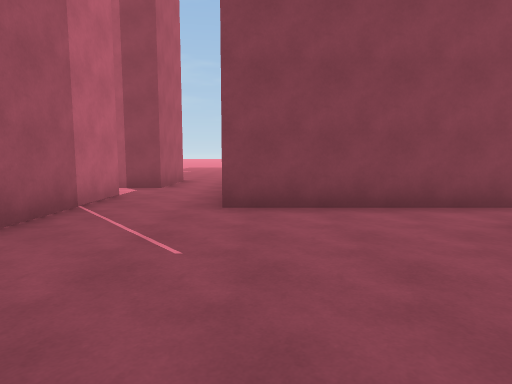
View 1 (above)

18 first-person views from a walk through a scene from a Unity 3-D project. The camera is 1.5 m above the floor, tilts 6° down and sees 75° across. Doors are open. The floor is counted in squares, 2 m on a side. Each view is taken from the middle of a square. On the plan, view 1 faces up. The plan holds only what a view shows up to about 11 squares ahead; the rest is blank. The place goes on beyond the plan. Some animated figures are not drawn.

View 2
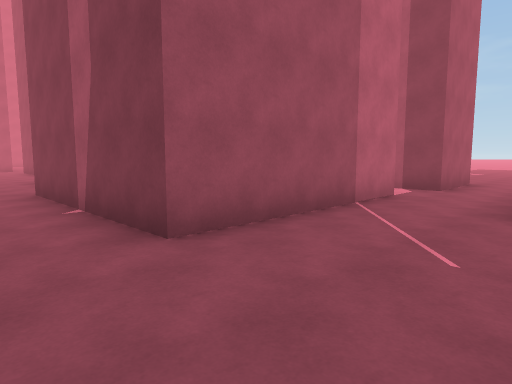

View 3
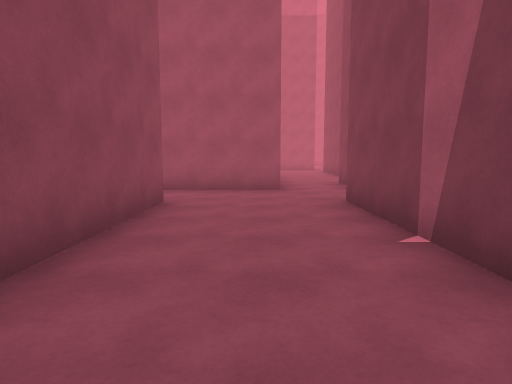

View 4
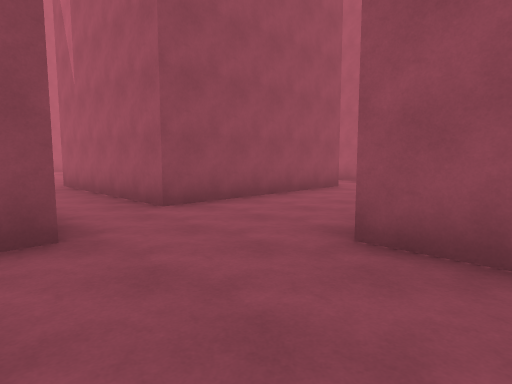

View 5
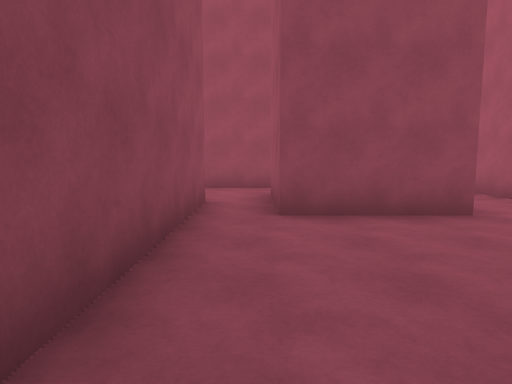

View 6
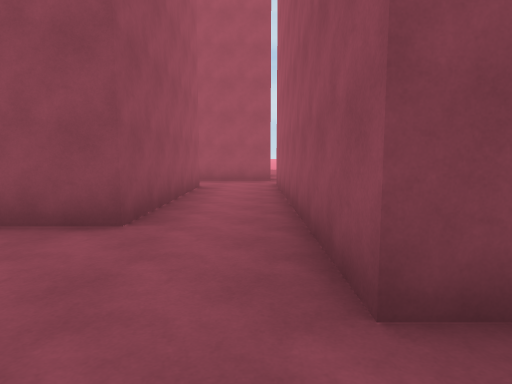

View 7
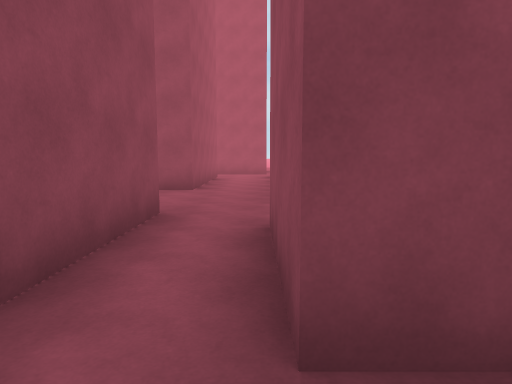

View 8
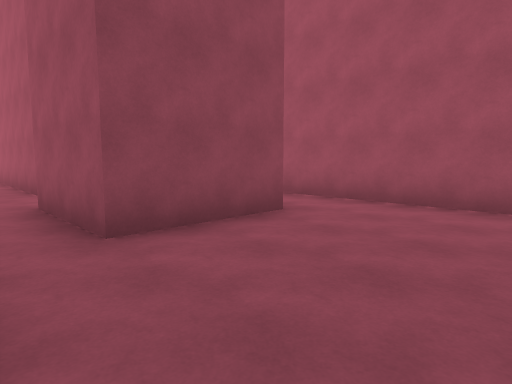

View 9
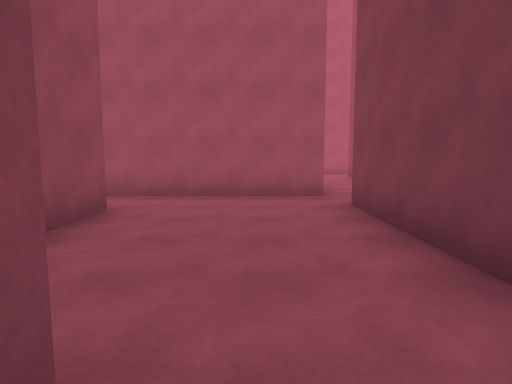

View 10
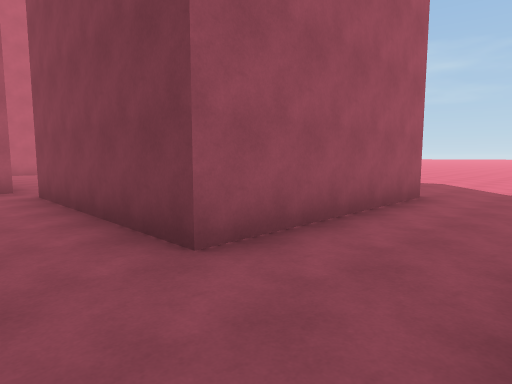

View 11
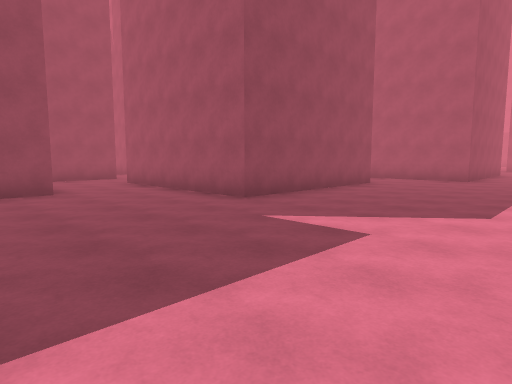

View 12
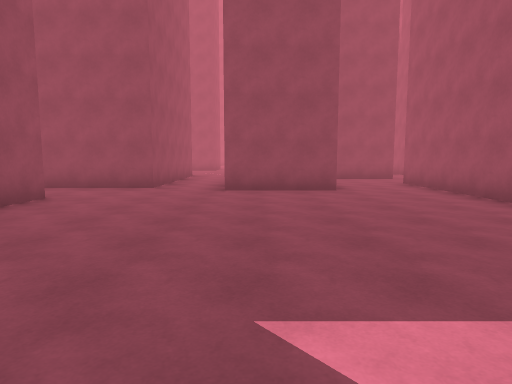

View 13
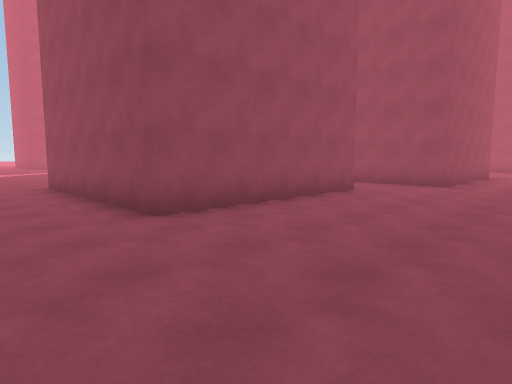

View 14
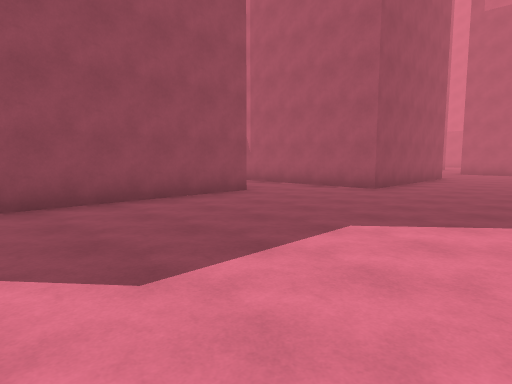

View 15
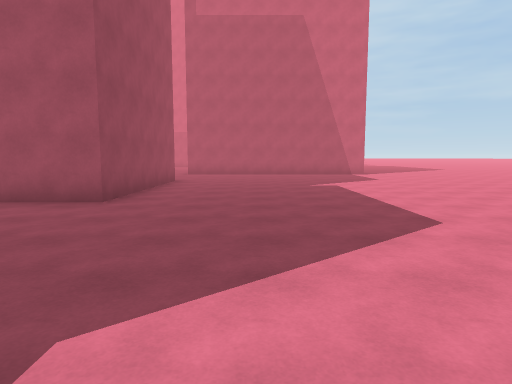

View 16
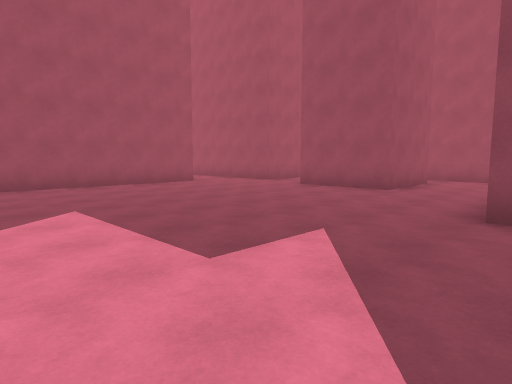

View 17
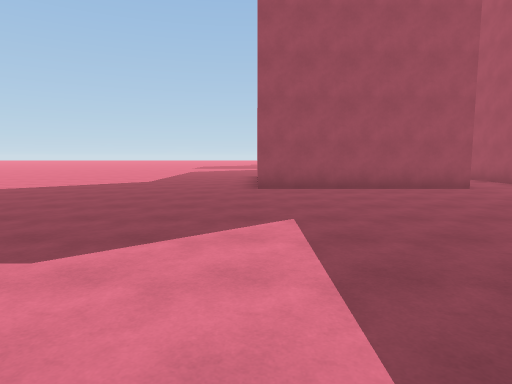

View 18
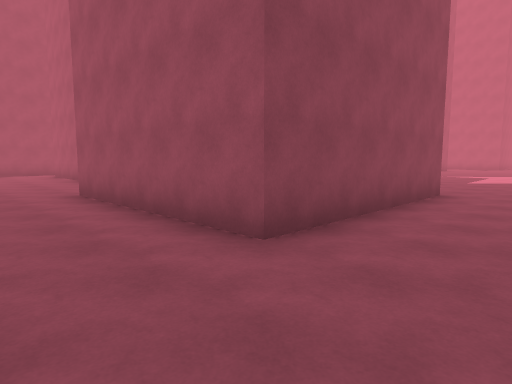

### Floor plan
Points are (right, up) in squares from view 1. A wall is a line through its corners. A room is listed if a view was taken in it or the views show most of it. See-through windows are left out.
Room 1 (views 1, 2, 3, 4, 5, 6, 7, 8, 9)
walls: (-9.6, 0.6) (-9.6, -6.8); (-2.7, 4.6) (-2.7, 1.6) (-7.7, 1.6) (-7.7, 4.4); (-0.9, -0.2) (1.7, -0.2); (-7.8, 6.6) (-6.6, 6.6); (-11.8, 4.9) (-9.2, 4.9) (-9.2, 2.4); (-7.2, 8.5) (-12.2, 8.5); (-7.7, -6.6) (-7.7, -1.5) (-2.7, -1.5); (2.8, -0.4) (2.8, 3); (2.4, 4.9) (-0.5, 4.9); (-8.5, -8.4) (-7.1, -8.4); (-13.4, 8.4) (-13.4, 5.4)
ways out: opening at (-6.5, 7.5) to room 2; opening at (-1.5, 5.5) to room 2; opening at (3.5, 4) to room 2; opening at (-13, 9); opening at (-12.5, 4.5); opening at (-10.5, 1.5); opening at (-9, -8); opening at (-1.5, -2); opening at (2, -1)
Room 2 (views 10, 11, 12, 13, 14, 15, 16, 17, 18)
walls: (0.8, 11.9) (0.8, 17) (5.8, 17) (5.8, 11.9); (-4.8, 8) (-4.8, 10.5) (-2.3, 10.5) (-2.3, 8.1) (-3.4, 8.1); (-2.7, 6.6) (-2.7, 4.6); (-6.6, 6.6) (-4.2, 6.6); (-12.2, 13.5) (-7.2, 13.5) (-7.2, 8.5); (-0.5, 5.9) (-0.5, 9.9) (4.1, 9.9); (4.5, 7.6) (4.5, 6.9); (3.9, 4.9) (2.4, 4.9); (-19.5, 15.5) (-14.5, 15.5) (-14.5, 14.5)
ways out: opening at (-6.5, 7.5) to room 1; opening at (-1.5, 5.5) to room 1; opening at (3.5, 4) to room 1; opening at (-13.5, 13.5)

Where each view was taken, in squares from view 1:
view 1: 0 up, 0 right, facing up
view 2: 0 up, 0 right, facing up-left
view 3: 0 up, 2 left, facing left
view 4: 3 up, 0 right, facing down-left
view 5: 4 up, 2 right, facing down
view 6: 2 up, 9 left, facing down
view 7: 6 up, 9 left, facing down
view 8: 8 up, 8 left, facing down-left
view 9: 7 up, 7 left, facing left
view 10: 7 up, 5 left, facing up-left
view 11: 18 up, 3 left, facing down-left
view 12: 18 up, 3 left, facing down
view 13: 19 up, 3 left, facing down-right
view 14: 19 up, 7 left, facing down-left
view 15: 18 up, 9 left, facing left
view 16: 18 up, 8 left, facing down-right
view 17: 17 up, 7 left, facing right
view 18: 19 up, 8 right, facing down-left
